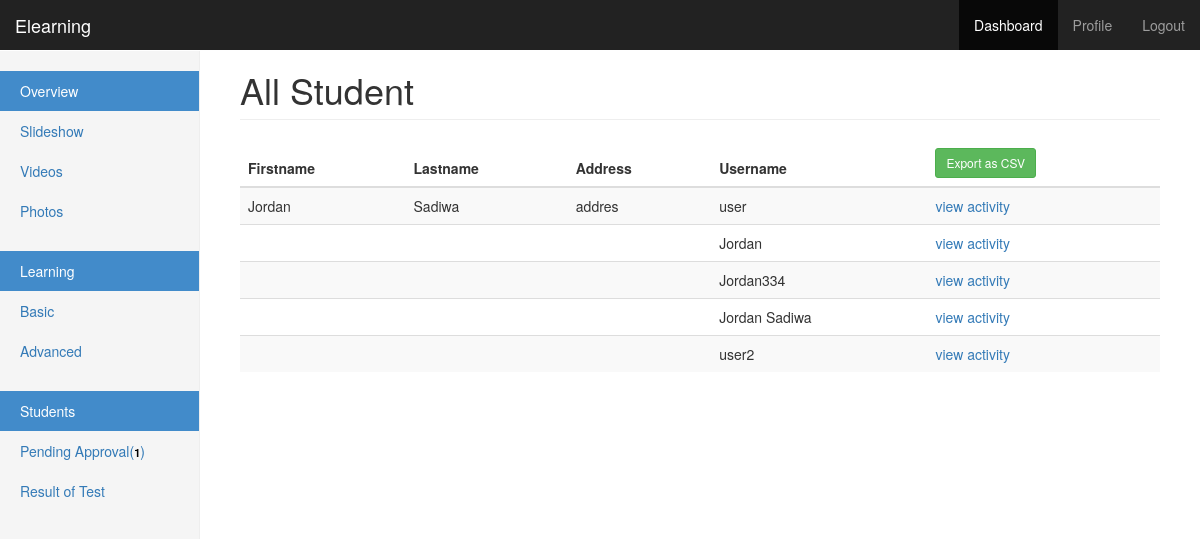
Screenshot of /allstudent.php with the database file from the repository.
### tables this page shows
CREATE TABLE IF NOT EXISTS `info` (
  `id` int(11) NOT NULL,
  `firstname` varchar(255) NOT NULL,
  `lastname` varchar(255) NOT NULL,
  `middlename` varchar(255) NOT NULL,
  `age` varchar(255) NOT NULL,
  `sex` varchar(255) NOT NULL,
  `dob` date NOT NULL,
  `religion` varchar(255) NOT NULL,
  `address` varchar(255) NOT NULL,
  `nationality` varchar(255) NOT NULL,
  `weight` varchar(255) NOT NULL,
  `height` varchar(255) NOT NULL,
  `userid` int(11) NOT NULL
);

CREATE TABLE IF NOT EXISTS `user` (
  `id` int(11) NOT NULL,
  `username` varchar(255) NOT NULL,
  `password` varchar(255) NOT NULL,
  `type` varchar(255) NOT NULL,
  `active` int(11) DEFAULT '0',
  `date_registered` timestamp NOT NULL DEFAULT CURRENT_TIMESTAMP
);

### model.php (called while the page is built, shortened)
<?php
class Model {
	protected $db;
	public function __construct(){
		include_once "config.php";
		$this->db = $db;
	}
	public function restricAccess(){
		$url = explode("/", $_SERVER['REQUEST_URI']);
		$url = end($url);
	}
	public function getPendingApprovalCount(){
		return $stmnt = $this->db->query("SELECT count(id) as total from user where active = 0 and type='user'")->fetch();
	}
	public function getAllUsers(){
		return $stmnt = $this->db->query("
			SELECT t2.*,t1.* FROM user t1
			LEFT JOIN info t2 on t1.id = t2.userid
			 WHERE t1.type = 'user' AND t1.active = 1");
	}
}

### allstudent.php (the view, shortened to what this page needs)
<?php include_once "model.php";  $games  = new Model(); $users    = $games->getAllPendingUsers(); ?>
<!DOCTYPE html>
<html lang="en">
  <head>
    <link href="css/bootstrap.min.css" rel="stylesheet">
  </head>
  <body>
    <nav class="navbar navbar-inverse navbar-fixed-top">
      <div class="container-fluid">
        <div class="navbar-header">
          <a class="navbar-brand" href="">Elearning</a>
        </div>
        <div id="navbar" class="navbar-collapse collapse">
           <ul class="nav navbar-nav navbar-right">
            <li class="active"><a href="adminPage.php">Dashboard</a></li>
            <li><a href="adminprofile.php">Profile</a></li>
            <li><a href="logout.php">Logout</a></li>
          </ul>
        </div>
      </div>
    </nav>
    <div class="container-fluid">
      <div class="row">
        <div class="col-sm-3 col-md-2 sidebar">
            <ul class="nav nav-sidebar">
            <li class="active"><a href="#">Overview <span class="sr-only">(current)</span></a></li>
            <li><a href="slideshow.php">Slideshow</a></li>
            <li><a href="videos.php">Videos</a></li>
            <li><a href="photos.php">Photos</a></li>
          </ul>
          <ul class="nav nav-sidebar">
            <li class="active"><a href="#">Learning <span class="sr-only">(current)</span></a></li>
            <li><a href="basic.php">Basic</a></li>
            <li><a href="advanced.php">Advanced</a></li>
          </ul>
                 <ul class="nav nav-sidebar">
            <?php $total = $games->getPendingApprovalCount(); ?>
            <li class="active"><a href="allstudent.php">Students <span class="sr-only">(current)</span></a></li>
            <li><a href="student.php">Pending Approval(<span class="pending"><?= $total['total']; ?></span>)</a></li>
            <li><a href="allstudent.php">Result of Test</a></li>
          </ul>
        </div>
        <div class="col-sm-9 col-sm-offset-3 col-md-10 col-md-offset-2 main">
          <h1 class="page-header">All Student</h1>
          <div class="table-responsive">
            <table class="table table-striped">
              <thead>
                <tr class="start">
                  <th>Firstname</th>
                  <th>Lastname</th>
                  <th>Address</th>
                  <th>Username</th>
                  <th><a href="student.php?export" class="btn btn-success btn-sm">Export as CSV</a></th>
                </tr>
              </thead>
              <tbody>
                <?php foreach($games->getAllUsers() as $idx => $user): ?>
                <tr>
                    <td><?= $user['firstname']; ?> </td>
                    <td><?= $user['lastname']; ?></td>
                    <td><?= $user['address']; ?></td>
                    <td><?= $user['username']; ?></td>
                    <td><a href="" class="viewActivity" data-id="<?= $user['userid'];?>">view activity</a></td>
                </tr>
                <?php endforeach ?>
              </tbody>
            </table>
          </div>
        </div>
      </div>
    </div>
  </body>
</html>

### allstudent.php (style rules this page uses)
body { padding-top: 50px; }
.navbar-fixed-top { border: 0; }
.sidebar { display: none; }
@media (min-width: 768px) { .sidebar { position: fixed; top: 51px; bottom: 0; left: 0; z-index: 1000; display: block; padding: 20px; overflow-x: hidden; overflow-y: auto; background-color: #f5f5f5; border-right: 1px solid #eee; } }
.nav-sidebar { margin-right: -21px; margin-bottom: 20px; margin-left: -20px; }
.nav-sidebar > li > a { padding-right: 20px; padding-left: 20px; }
.nav-sidebar > .active > a, .nav-sidebar > .active > a:hover, .nav-sidebar > .active > a:focus { color: #fff; background-color: #428bca; }
.main { padding: 20px; }
@media (min-width: 768px) { .main { padding-right: 40px; padding-left: 40px; } }
.main .page-header { margin-top: 0; }
.pending { font-weight: bold; color: black; font-size: 11px; }

### rows the page displays
info: firstname "Jordan", lastname "Sadiwa", address "addres", userid.username "user"
user: username "Jordan"
user: username "Jordan334"
user: username "Jordan Sadiwa"
user: username "user2"

### other values shown
$total['total'] "1"
